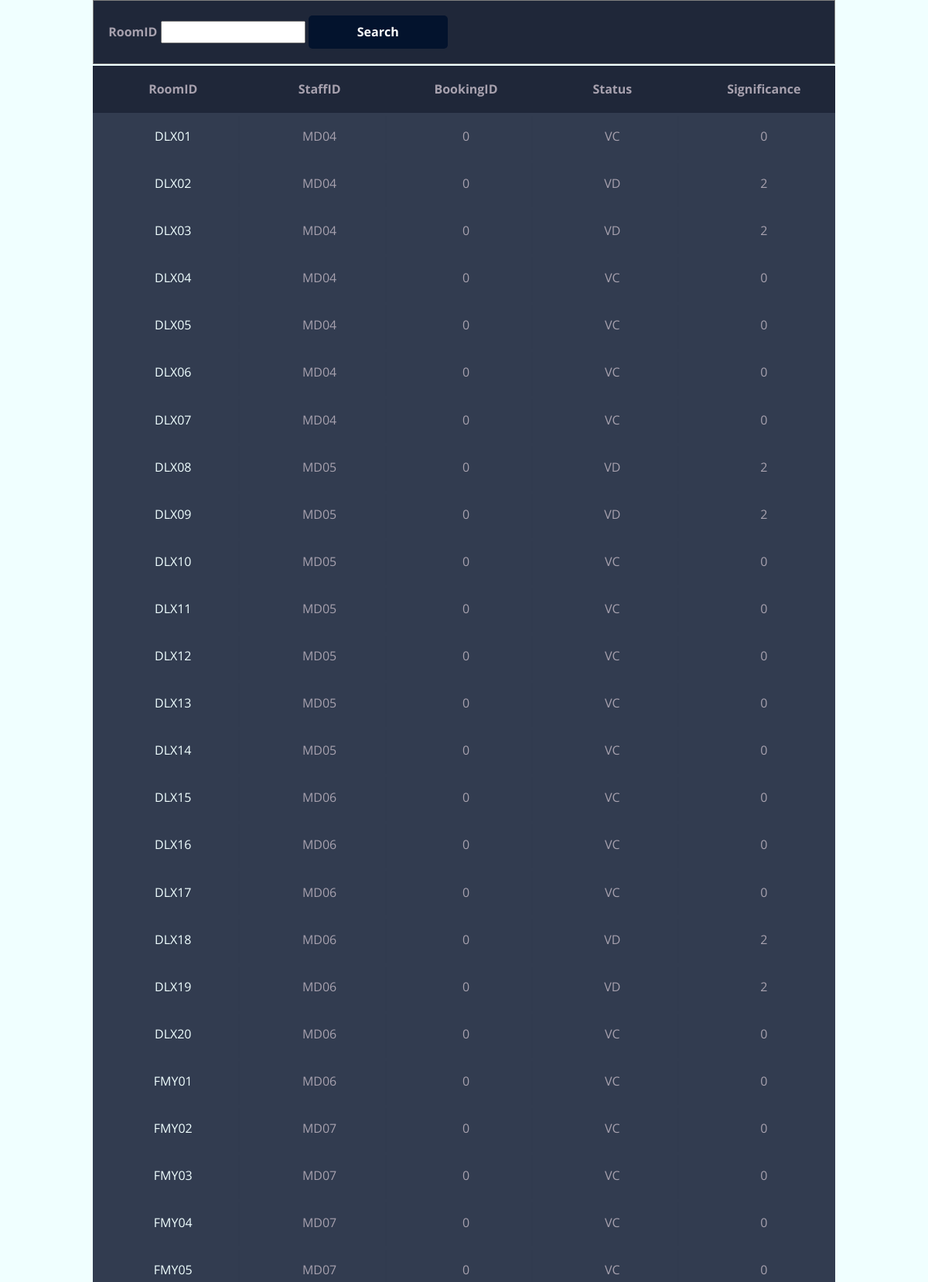
The page /RoomCleaning.php (upper part) on the database its author committed.
### tables this page shows
CREATE TABLE `room_cleaning` (
  `StaffID` varchar(8) NOT NULL,
  `RoomID` varchar(8) NOT NULL,
  `BookingID` int(6) NOT NULL,
  `Status` varchar(2) NOT NULL,
  `Significance` int(1) NOT NULL
);

### RoomCleaning.php (the view, shortened to what this page needs)
<?php
	$Host = "localhost";
	$username = "root";
	$pass = "";
	$myDB = "hotel_db";
	$con = mysqli_connect($Host,$username,$pass,$myDB);
?>
<!DOCTYPE html>
<html>
<head>
	<link href="//maxcdn.bootstrapcdn.com/bootstrap/4.1.1/css/bootstrap.min.css" rel="stylesheet" id="bootstrap-css">
		<link rel='stylesheet' href='https://use.fontawesome.com/releases/v5.7.0/css/all.css'>
		<link rel="stylesheet" href="nav.css">
		<link rel="stylesheet" href="Template.css">
	</head>
</head>
<body>
	<form action="RoomCleaning.php" method="get">
		<table width="599" border="1" class = "container">
				<tr>
					<th>RoomID
					<input type="text" name="roomId">
					<input type="submit" value="Search"></th>
	</form>
	<table>
		<tr><td></td></tr>
	</table>
	<?php
		if (isset($_GET['roomId']))
		{
			$result = mysqli_query($con,"SELECT * FROM room_cleaning WHERE RoomID like '$_GET[roomId]%'");
			?>
			<table class = "container">
			<tr>
				<th width="90"><div align="center">RoomID</div></th>
				<th width="90"><div align="center">StaffID</div></th>
				<th width="90"><div align="center">BookingID</div></th>
				<th width="90"><div align="center">Status</div></th>
				<th width="90"><div align="center">Significance</div>
			</tr>
			<?php while($row = mysqli_fetch_array($result)) :?>
				<tr>
					<td><div align="center"><?php echo $row['RoomID']; ?></div></td>
					<td><div align="center"><?php echo $row['StaffID']; ?></div></td>
					<td><div align="center"><?php echo $row['BookingID']; ?></div></td>
					<td><div align="center"><?php echo $row['Status']; ?></div></td>
					<td><div align="center"><?php echo $row['Significance']; ?></div></td>
				</tr>
			<?php endwhile ?>
			<?php echo "</table>";
		}
		else
		{
			$result = mysqli_query($con,"SELECT * FROM room_cleaning");
			?>
			<table class = "container">
			<tr>
				<th width="90"><div align="center">RoomID</div></th>
				<th width="90"><div align="center">StaffID</div></th>
				<th width="90"><div align="center">BookingID</div></th>
				<th width="90"><div align="center">Status</div></th>
				<th width="90"><div align="center">Significance</div>
			</tr>
			<?php while($row = mysqli_fetch_array($result)) :?>
				<tr>
					<td><div align="center"><?php echo $row['RoomID']; ?></div></td>
					<td><div align="center"><?php echo $row['StaffID']; ?></div></td>
					<td><div align="center"><?php echo $row['BookingID']; ?></div></td>
					<td><div align="center"><?php echo $row['Status']; ?></div></td>
					<td><div align="center"><?php echo $row['Significance']; ?></div></td>
				</tr>
			<?php endwhile ?>
			<?php echo "</table>";
		}
	?>
</body>
</html>

### Template.css (style rules this page uses)
body { font-family: 'Open Sans', sans-serif; font-weight: 300; line-height: 1.42em; color:#A7A1AE; background-color:#F0FFFF; }
.container td { font-weight: normal; font-size: 1em; -webkit-box-shadow: 0 2px 2px -2px #0E1119; -moz-box-shadow: 0 2px 2px -2px #0E1119; box-shadow: 0 2px 2px -2px #0E1119; }
.container { text-align: left; overflow: hidden; width: 80%; margin: 0 auto; display: table; padding: 0 0 8em 0; }
.container td, .container th { padding-bottom: 2%; padding-top: 2%; padding-left:2%; }
.container tr:nth-child(odd) { background-color: #323C50; }
.container tr:nth-child(even) { background-color: #323C50; }
.container th { background-color: #1F2739; }
.container td:first-child { color: #F0FFFF; }
input[type=submit] { background-color: #03132d; border: 0; border-radius: 5px; cursor: pointer; color: #fff; font-size:16px; font-weight: bold; line-height: 1.4; padding: 10px; width: 180px }

### rows shown on the page
room_cleaning: RoomID "DLX01", StaffID "MD04", BookingID "0", Status "VC", Significance "0"
room_cleaning: RoomID "DLX02", StaffID "MD04", BookingID "0", Status "VD", Significance "2"
room_cleaning: RoomID "DLX03", StaffID "MD04", BookingID "0", Status "VD", Significance "2"
room_cleaning: RoomID "DLX04", StaffID "MD04", BookingID "0", Status "VC", Significance "0"
room_cleaning: RoomID "DLX05", StaffID "MD04", BookingID "0", Status "VC", Significance "0"
room_cleaning: RoomID "DLX06", StaffID "MD04", BookingID "0", Status "VC", Significance "0"
room_cleaning: RoomID "DLX07", StaffID "MD04", BookingID "0", Status "VC", Significance "0"
room_cleaning: RoomID "DLX08", StaffID "MD05", BookingID "0", Status "VD", Significance "2"
room_cleaning: RoomID "DLX09", StaffID "MD05", BookingID "0", Status "VD", Significance "2"
room_cleaning: RoomID "DLX10", StaffID "MD05", BookingID "0", Status "VC", Significance "0"
room_cleaning: RoomID "DLX11", StaffID "MD05", BookingID "0", Status "VC", Significance "0"
room_cleaning: RoomID "DLX12", StaffID "MD05", BookingID "0", Status "VC", Significance "0"
room_cleaning: RoomID "DLX13", StaffID "MD05", BookingID "0", Status "VC", Significance "0"
room_cleaning: RoomID "DLX14", StaffID "MD05", BookingID "0", Status "VC", Significance "0"
room_cleaning: RoomID "DLX15", StaffID "MD06", BookingID "0", Status "VC", Significance "0"
room_cleaning: RoomID "DLX16", StaffID "MD06", BookingID "0", Status "VC", Significance "0"
room_cleaning: RoomID "DLX17", StaffID "MD06", BookingID "0", Status "VC", Significance "0"
room_cleaning: RoomID "DLX18", StaffID "MD06", BookingID "0", Status "VD", Significance "2"
room_cleaning: RoomID "DLX19", StaffID "MD06", BookingID "0", Status "VD", Significance "2"
room_cleaning: RoomID "DLX20", StaffID "MD06", BookingID "0", Status "VC", Significance "0"
room_cleaning: RoomID "FMY01", StaffID "MD06", BookingID "0", Status "VC", Significance "0"
room_cleaning: RoomID "FMY02", StaffID "MD07", BookingID "0", Status "VC", Significance "0"
room_cleaning: RoomID "FMY03", StaffID "MD07", BookingID "0", Status "VC", Significance "0"
room_cleaning: RoomID "FMY04", StaffID "MD07", BookingID "0", Status "VC", Significance "0"
room_cleaning: RoomID "FMY05", StaffID "MD07", BookingID "0", Status "VC", Significance "0"
